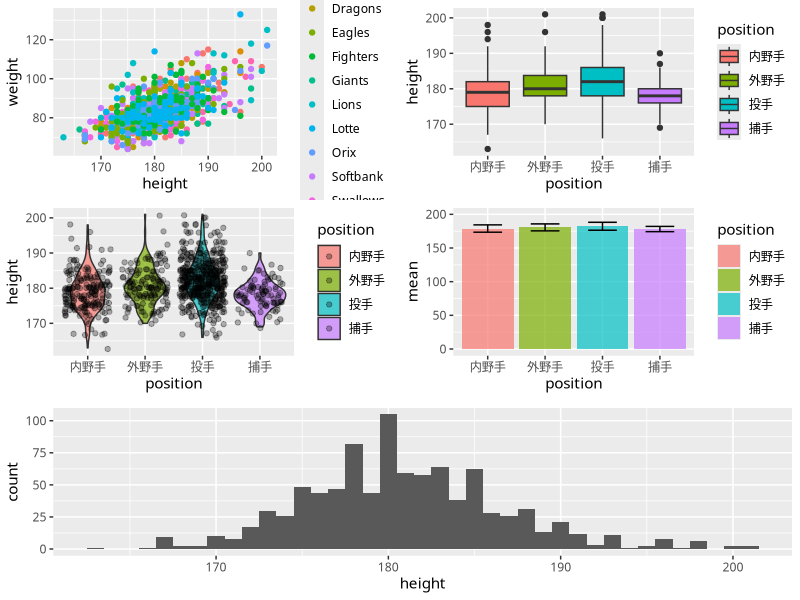

Generate this figure with R:
rm(list=ls())
library(tidyverse)
sample <- read.csv("baseball2020.csv", fileEncoding = "utf-8", header = TRUE)
weight <- read.csv("SimpleWeight.csv") %>% 
    mutate(date = paste0(year,"/",month,"/",day)) %>% 
    mutate(date = lubridate::ymd(date))
old = theme_set(theme_gray(base_family="HiraKakuProN-W3"))
# 散布図
g1 <- ggplot(sample, aes(x = height, y = weight, colour = team, fill = team))+ geom_point()
# ボックスプロット
g2 <- sample %>% select(position,height) %>% na.omit %>% 
    ggplot(aes(x= position,y=height,fill=position))+geom_boxplot()
# バイオリンプロット
g3 <- sample %>% select(position,height) %>% na.omit %>% 
    ggplot(aes(x= position,y=height,fill=position))+geom_violin(alpha=0.7)+geom_jitter(alpha=0.3)
# バープロット
g4 <- sample %>% select(height,position) %>% na.omit %>% 
    group_by(position) %>% 
    summarise(mean = mean(height), sd= sd(height)) %>% 
    ggplot(aes(x=position,y=mean,fill=position))+
    geom_bar(stat="identity",alpha=0.7)+ylim(0,200)+
    geom_errorbar(aes(ymin=mean-sd,ymax=mean+sd),width=.5)
# ヒストグラム
g5 <- sample %>% ggplot(aes(x=height))+geom_histogram(binwidth = 1)

g6 <- ggplot(sample, aes(x = height, y = weight, colour = team, fill = team,shape=position))+ geom_point()+
    xlab("height") + ylab("weight")+ facet_wrap(~team)

# 折れ線グラフ
g7 <- weight %>% ggplot(aes(x=date,y=weight))+geom_point()+geom_line()

gX <- gridExtra::grid.arrange(g1,g2, g3, g4,g5,layout_matrix = rbind(c(1, 2),
                                                               c(3, 4),5))

ggsave(gX,filename = "Rplot03_01.png", dpi = 600, width = 12, height = 12)

ggsave(g6,filename = "Rplot03_02.png", dpi = 600, width = 12, height = 6)

ggsave(g7,filename = "Rplot03_03.png", dpi = 600, width = 12, height = 6)
